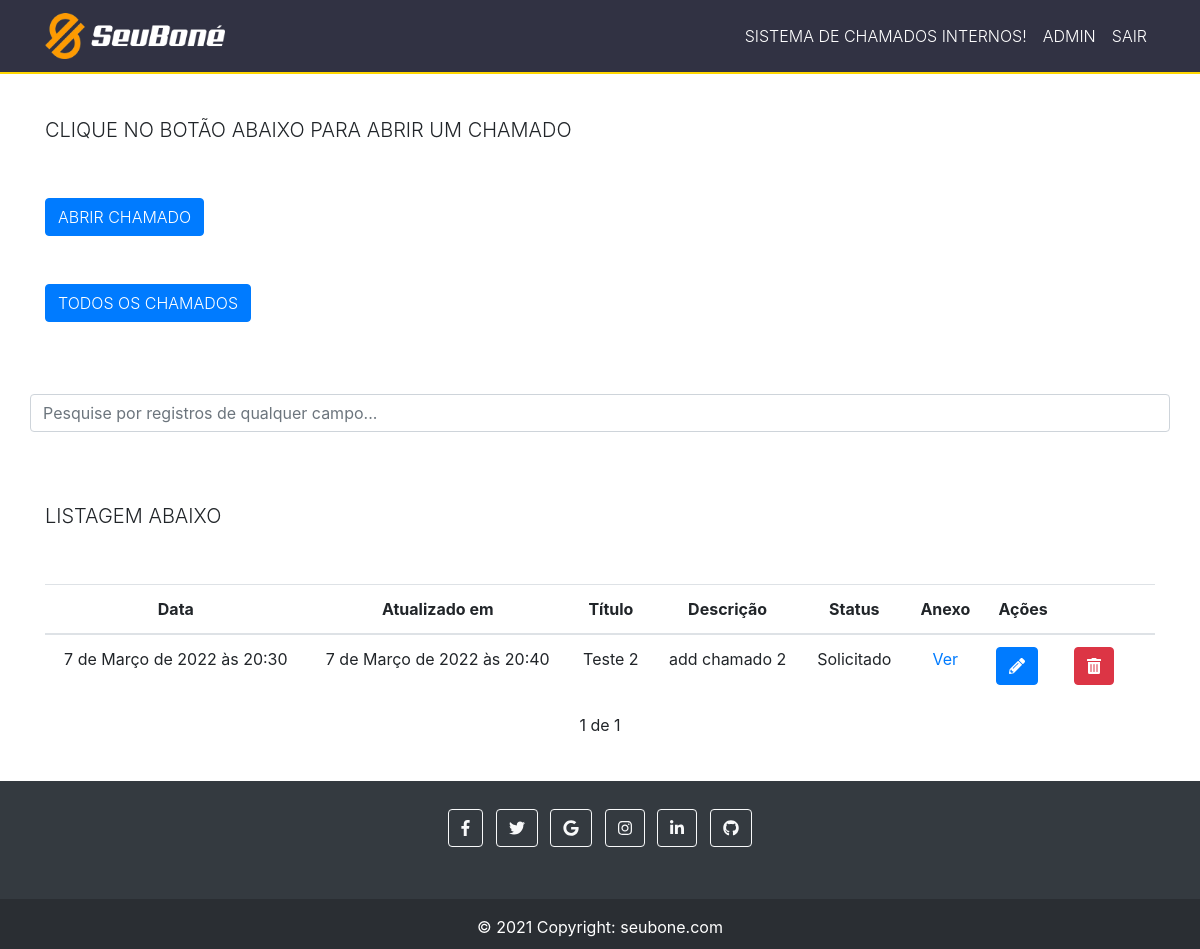
The app's page / (signed in), older data.
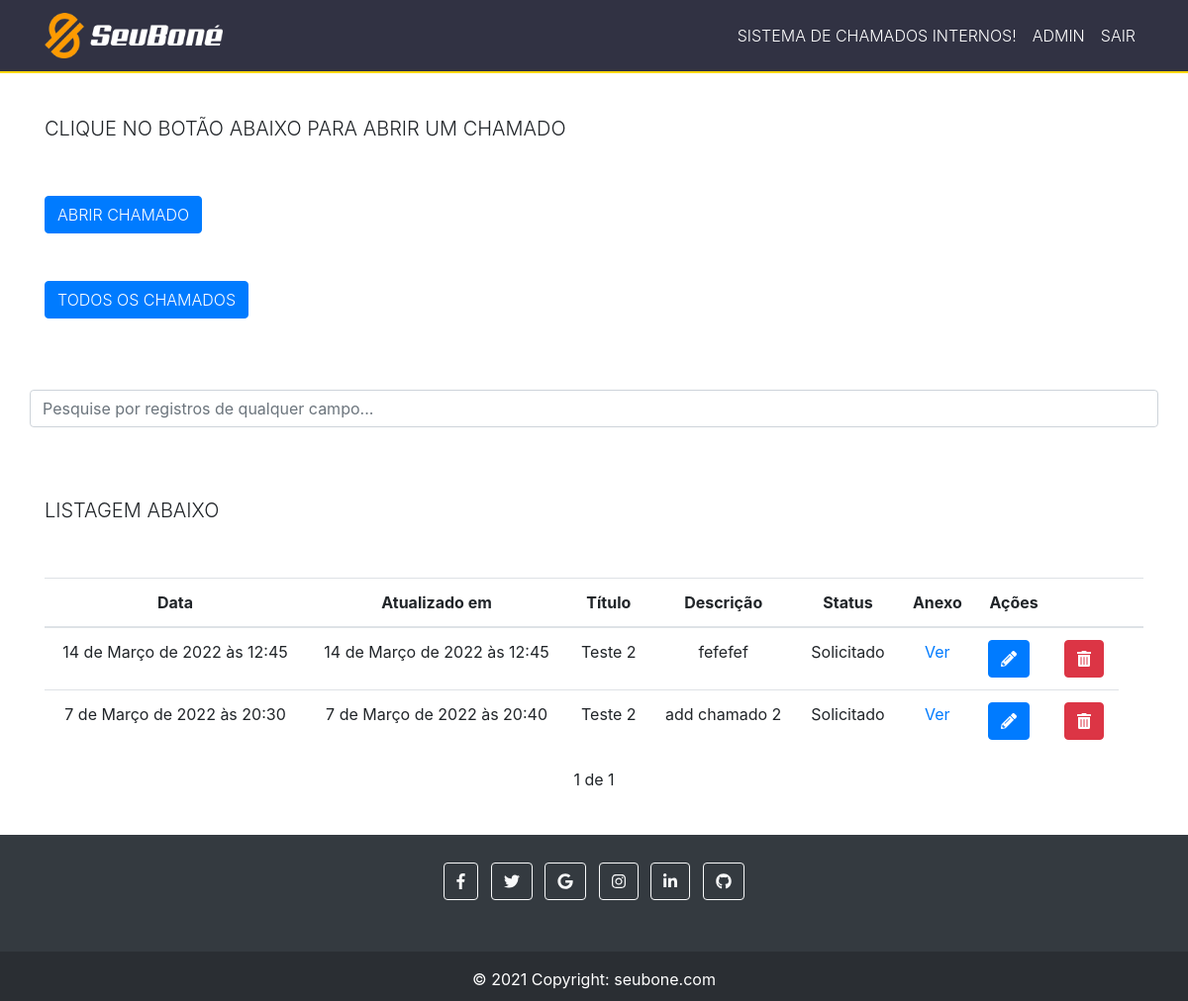
The same page, newer data.
### chamados_gerais/models.py (models this page shows, shortened)
class Chamado_geral(models.Model):
    STATUS = (
        ('Solicitado', 'Solicitado'),       # Solicitado
        ('Em_andamento', 'Em_andamento'),   # em andamento
        ('Concluído', 'Concluído'),         # concluido
    )
    titulo = models.CharField("Título:", max_length=255)
    descrição = models.TextField("Descrição:")
    arquivo = models.FileField("Arquivo:", upload_to='',  blank=True, null=True)
    Status = models.CharField(
        max_length=20,
        choices=STATUS,
    )
    user = models.ForeignKey(get_user_model(), on_delete=models.CASCADE, blank=True, null=True)
    created_at = models.DateTimeField(auto_now_add=True)
    updated_at = models.DateTimeField(auto_now=True)

### chamados_gerais/views.py (the view)
# urls.py: path('', views.chamadosList, name='chamados-list'),
@login_required
def chamadosList(request): #request é a requisição do django
    chamados_list = Chamado_geral.objects.all().order_by('-created_at').filter(user=request.user)  #Pegando todas os chamados do banco para o template.
    paginator = Paginator(chamados_list, 10)
    page = request.GET.get('page')
    chamados = paginator.get_page(page)
    return render(request, 'chamados/list.html', {'chamados': chamados})

### chamados_gerais/templates/chamados/list.html (shortened to what this page needs)
{% extends 'base.html' %}
{% block content %}
<br>
<div class="container titulo" >
    <h5 class="text-uppercase font-weight-light text-monospace">Clique no botão abaixo para abrir um chamado</h5>
</div>
<br>
<br>
            <div class="container" >
                <a href="newChamado/" >
                        <button type="button" class="btn btn-primary botao text-uppercase font-weight-light text-monospace">Abrir chamado</button>
                </a>
                <br>
                <br>
                <br>
                <a href="chamadosGerais/" >
                     <button type="button" class="btn btn-primary botao text-uppercase font-weight-light text-monospace">Todos os chamados</button>
                 </a>
                 <br>
                 <br>
                 <br>
                 <br>
            </div>
            <div class="col-12 container ajustePesquisar" >
                <input class="form-control container" id="myInput" type="text" placeholder="Pesquise por registros de qualquer campo..." >
             </div>
             <br>
    <br>
    <br>
    <div class="container" >
        <h5 class="text-uppercase font-weight-light text-monospace">Listagem abaixo</h5>
    </div>
    <br>
    <br>
    <div class="container" >
    <div class="tabela">
        <table class="table">
            <thead>
            <tr>
                <th style="text-align: center;" >Data</th>
                <th style="text-align: center;" >Atualizado em</th>
                <th style="text-align: center;" >Título</th>
                <th style="text-align: center;" >Descrição</th>
                <th style="text-align: center;" >Status</th>
                <th style="text-align: center;" >Anexo</th>
                <th style="text-align: center;" >Ações</th>
                <th></th>
                <th></th>
            </tr>
            </thead>
            <tbody id="myTable" class="alinhar">
            {% for chamado in chamados %}
            <tr>
                <td style="text-align: center;" >{{chamado.created_at}}</td>
                <td style="text-align: center;" >{{chamado.updated_at}}</td>
                <td style="text-align: center;" >{{chamado.titulo}}</td>
                <td style="text-align: center;" >{{chamado.descrição}}</td>
                <td style="text-align: center;" >{{chamado.Status}}</a></td>
                <td style="text-align: center;" ><a href="/midia/{{chamado.arquivo}}" >Ver</a></td>
                <td>
                    <a href="edit/{{chamado.id}}" ><button type="button" class="btn btn-primary"><i class="fas fa-pencil-alt"></i></button></a>
                </td>
                <td>
                    <a href="delete/{{chamado.id}}" class="delete-btn" ><button type="button" class="btn btn-danger"><i class="fas fa-trash-alt"></i></button></a>
                </td>
            </tr>
            {% endfor %}
            </tbody>
        </table>
        <div class="pagination" >
            <span class="step-links" >
                <span class="current" >
                    {{ chamados.number }} de {{ chamados.paginator.num_pages }}
                </span>
            </span>
        </div>
        <br>
        <br>
        <br>
        <br>
        <br>
        <br>
        <br>
        <br>
        </div>
    </div>
{% endblock %}

Row changes from the older to the newer data that the page shows:
added Chamado_geral: created_at "14 de Março de 2022 às 12:45", updated_at "14 de Março de 2022 às 12:45", titulo "Teste 2", descrição "fefefef", Status "Solicitado"
